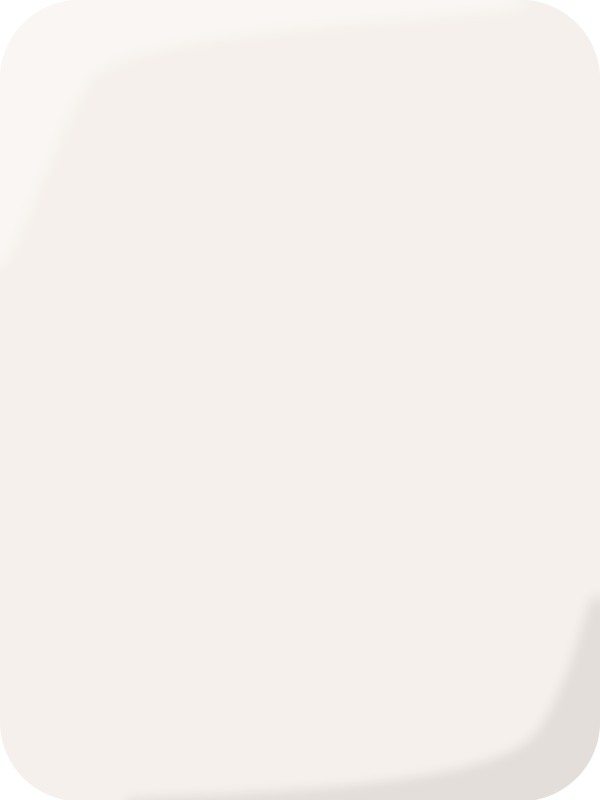
#> input picture Regular/Front.png, 600 x 800 px
$ python verify_plugin.py
#> lines starting #> are read from the running program, lines starting #| are printed output that depends on the picture
"""快速验证插件功能的脚本"""
import sys
from pathlib import Path

# 添加当前目录到路径
sys.path.insert(0, str(Path(__file__).parent))

print("=" * 60)
print("清一色听牌训练插件 - 功能验证")
print("=" * 60)

# 测试1: 导入检查
print("\n[1/5] 检查依赖导入...")
try:
    from PIL import Image as PILImage
    print("  ✓ Pillow 已安装")
except ImportError:
    print("  ✗ Pillow 未安装，请运行: pip install Pillow")
    sys.exit(1)

# 测试2: 检查资源文件
print("\n[2/5] 检查麻将牌资源...")
tile_path = Path(__file__).parent / "Regular"
required_files = ["Front.png", "Man1.png", "Man9.png", "Sou1.png", "Sou9.png", "Pin1.png", "Pin9.png"]
missing_files = []
for file in required_files:
    if not (tile_path / file).exists():
        missing_files.append(file)

if missing_files:
    print(f"  ✗ 缺少资源文件: {', '.join(missing_files)}")
else:
    print(f"  ✓ 所有必需资源文件存在")

# 测试3: 麻将逻辑测试
print("\n[3/5] 测试麻将逻辑...")

class QuickTester:
    def is_winning_hand(self, hand):
        if len(hand) != 14:
            return False
        tile_count = [0] * 10
        for tile in hand:
            tile_count[tile] += 1
        for pair in range(1, 10):
            if tile_count[pair] >= 2:
                remaining = tile_count.copy()
                remaining[pair] -= 2
                if self.can_form_melds(remaining):
                    return True
        return False

    def can_form_melds(self, tile_count):
        first_tile = -1
        for i in range(1, 10):
            if tile_count[i] > 0:
                first_tile = i
                break
        if first_tile == -1:
            return True
        if tile_count[first_tile] >= 3:
            new_count = tile_count.copy()
            new_count[first_tile] -= 3
            if self.can_form_melds(new_count):
                return True
        if first_tile <= 7 and tile_count[first_tile] > 0 and tile_count[first_tile + 1] > 0 and tile_count[first_tile + 2] > 0:
            new_count = tile_count.copy()
            new_count[first_tile] -= 1
            new_count[first_tile + 1] -= 1
            new_count[first_tile + 2] -= 1
            if self.can_form_melds(new_count):
                return True
        return False

tester = QuickTester()

# 测试几个已知的和牌型
test_cases = [
    ([1, 1, 1, 2, 3, 4, 5, 6, 7, 8, 9, 9, 9, 2], True, "111 + 22对 + 345 + 678 + 999"),
    ([2, 3, 4, 5, 6, 7, 8, 8, 8, 9, 9, 9, 9, 9], True, "234 + 567 + 888 + 99对 + 999"),
    ([1, 1, 2, 2, 3, 3, 4, 4, 5, 5, 6, 6, 7, 7], True, "七对子形状"),
    ([1, 2, 3, 4, 5, 6, 7, 8, 9, 9, 9, 9, 9, 9], False, "有6张9，不合法但测试逻辑"),
]

all_passed = True
for hand, expected, desc in test_cases:
    if hand.count(max(hand)) > 4:  # 跳过不合法的牌型
        continue
    result = tester.is_winning_hand(hand)
    if result == expected:
        print(f"  ✓ {desc}")
    else:
        print(f"  ✗ {desc} (期望: {expected}, 实际: {result})")
        all_passed = False

if all_passed:
    print("  ✓ 麻将逻辑测试通过")

# 测试4: 图片生成测试
print("\n[4/5] 测试图片生成...")
try:
    front_img = PILImage.open(tile_path / "Front.png")
#> front_img is the input picture: PIL image 600x800 RGBA; mean R, G, B, A 242.1, 237.3, 232.5, 252.2
    man1_img = PILImage.open(tile_path / "Man1.png")
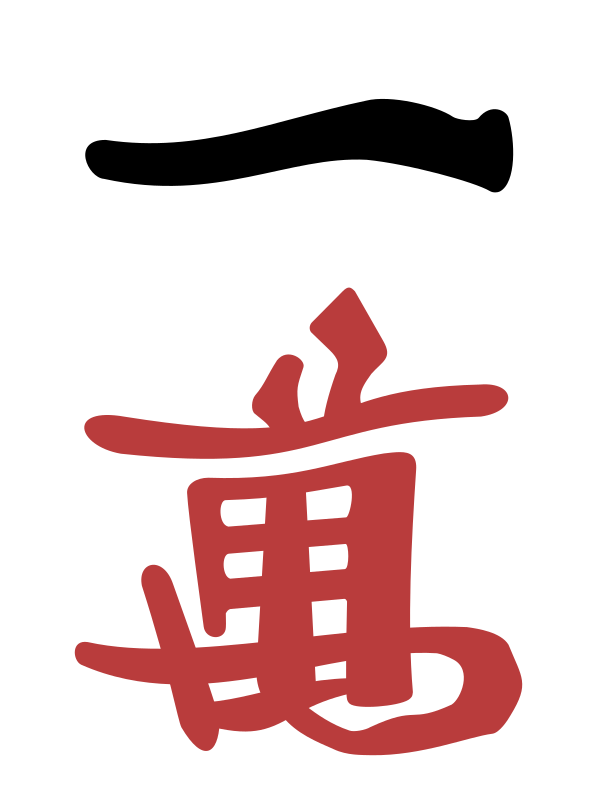
#> input picture Regular/Man1.png, 600 x 800 px
#> man1_img is the input picture: PIL image 600x800 RGBA; mean R, G, B, A 33.9, 11, 11, 57.5

    # 简单测试叠加
    composite = front_img.copy()
    composite.paste(man1_img, (0, 0), man1_img if man1_img.mode == 'RGBA' else None)
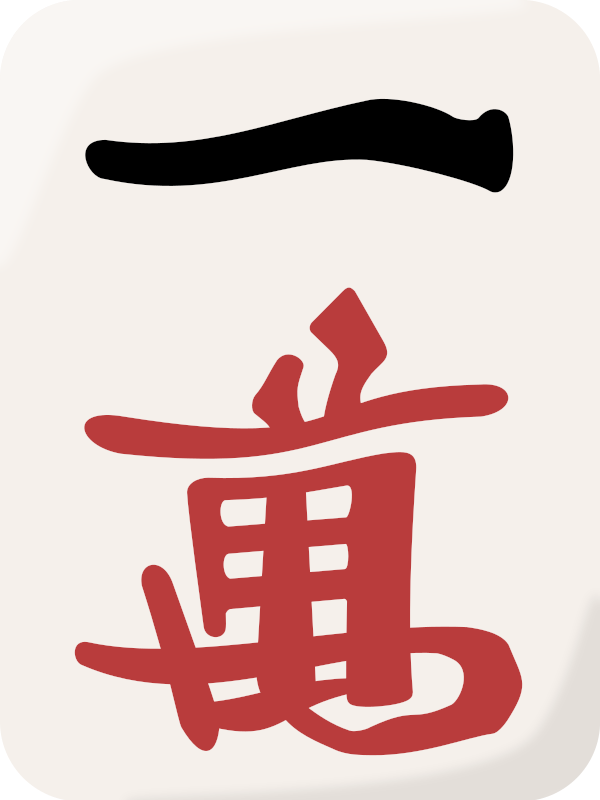
#> composite: PIL image 600x800 RGBA; mean R, G, B, A 220, 193.9, 190.2, 251.8; transparent parts drawn white

    # 测试拼接
    tile_width, tile_height = front_img.size
#> tile_width = 600; tile_height = 800
    spacing = 2
    total_width = tile_width * 3 + spacing * 2
#> total_width = 1804
    result_img = PILImage.new('RGBA', (total_width, tile_height), (0, 0, 0, 0))
#> result_img: PIL image 1804x800 RGBA; every value is 0

    for i in range(3):
        x_pos = i * (tile_width + spacing)
        result_img.paste(composite, (x_pos, 0))
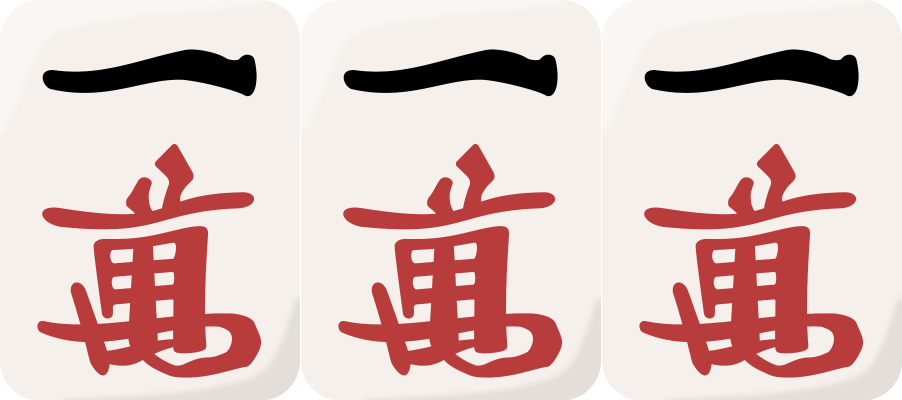
#> result_img: PIL image 1804x800 RGBA (shown at 1/2 size); mean R, G, B, A 219.5, 193.5, 189.8, 251.2; transparent parts drawn white

    # 保存测试图片
    test_output = Path(__file__).parent / "test_output.png"
    result_img.save(test_output)
    print(f"  ✓ 图片生成测试通过")
    print(f"    测试图片已保存: {test_output}")

    # 清理测试图片
    try:
        test_output.unlink()
        print(f"    测试图片已清理")
    except:
        pass

except Exception as e:
    print(f"  ✗ 图片生成失败: {e}")

# 测试5: 答案解析测试
print("\n[5/5] 测试答案解析...")
import re

def parse_answer(answer, expected_suit):
    pattern = r'(\d+)([msp])'
    matches = re.findall(pattern, answer)
    if not matches:
        return None
    tiles = set()
    for num_str, suit in matches:
        if suit != expected_suit:
            return None
        for digit in num_str:
            tile_num = int(digit)
            if tile_num < 1 or tile_num > 9:
                return None
            tiles.add(tile_num)
    return tiles

test_answers = [
    ("1m2m", "m", {1, 2}),
    ("12m", "m", {1, 2}),
    ("147m", "m", {1, 4, 7}),
    ("1m4m7m", "m", {1, 4, 7}),
    ("258s", "s", {2, 5, 8}),
    ("1m", "s", None),  # 花色不匹配
    ("abc", "m", None),  # 格式错误
]

all_passed = True
for answer, suit, expected in test_answers:
    result = parse_answer(answer, suit)
    if result == expected:
        print(f"  ✓ '{answer}' (花色:{suit}) -> {result}")
    else:
        print(f"  ✗ '{answer}' (花色:{suit}) -> 期望:{expected}, 实际:{result}")
        all_passed = False

if all_passed:
    print("  ✓ 答案解析测试通过")

print("\n" + "=" * 60)
print("验证完成！插件功能正常。")
print("=" * 60)
print("\n使用说明:")
print("1. 确保 Pillow 已安装: pip install Pillow")
print("2. 将插件文件夹放入 AstrBot 插件目录")
print("3. 重启 AstrBot")
print("4. 在群聊中发送 /清一色 开始游戏")
print("\n详细使用方法请查看 USAGE.md")
